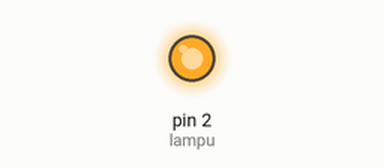
A sketch run on a simulated Arduino Uno, built with avr-gcc and run on an emulated ATmega328P. On the bench: output pins drawn as LEDs (lit = HIGH).

Above: at 2.5 s.
At 5.5 s:
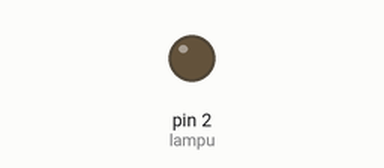
Timing chart, 0 to 7.8 s (numbered marks = the images above):
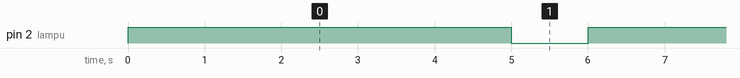

The sketch:

Proker3.ino
```cpp
int lampu=2;

void setup () {
  Serial.begin(9600);
  pinMode(lampu,OUTPUT);
}

void loop (){
  digitalWrite(lampu,HIGH);
  delay(5000);
  digitalWrite(lampu,LOW);
  delay(1000);
}
```

Measured:
- by itself, pin 2 (lampu): alternates HIGH for 5.0 s and LOW for 1.0 s
